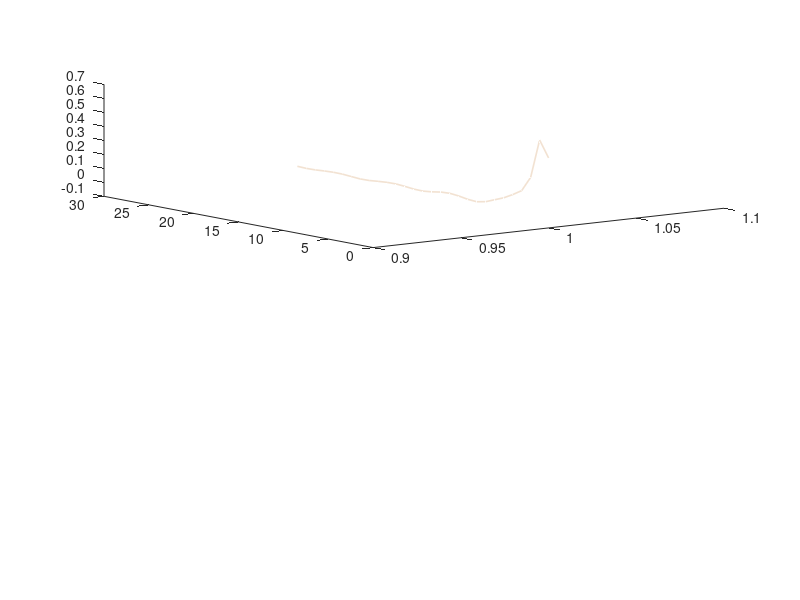

Source code (MATLAB): (Note: this script raises an error after producing the figure.)
clc
clear
close all

figure(1)
color4 = [5,102,141]/255;
color3 = [2,128,144]/255;
color2 = [0,168,150]/255;
color1 = [242,226,210]/255;
% 1
subplot(2,1,1);
a1([1:29],1) = 1;
x11 = (0:28);
z11 = [0.400000000000000	0.516220090727081	0.236698913032246	0.129764977992736	0.0892716877832632	0.0541945171436491	0.0282366935988098	0.00205359585296428	-0.0106765072725845	-0.00576001726276487	0.00584905311229041	0.0128205197496389	0.00966308414403753	-0.00108029506379987	-0.00794535859593267	-0.00603018477794498	0.00107406185375058	0.00663104626154259	0.00561330571366404	0.000761523409168764	-0.00530387129632157	-0.00648597893295117	-0.00139879449927327	0.00382143853113065	0.00471343666858233	0.00167262290446769	-0.00296922759432880	-0.00440376038438132	-0.00166404359913308];
p11 = plot3(a1, x11, z11, 'Color', color1, 'LineWidth', 1.2);
hold on;
af1([1:58],1) = 1;
x11t = flip(0:28);
x11f = [x11,x11t];
z11f = [z11,zeros(1,29)];
fill3(af1, x11f, z11f, color1, 'FaceAlpha', 0.5);
grid on;
x = 1:4;
xticks(x);
xticklabels({' ', ' ', ' ', ' '});
zlim([-0.25,0.6]);
ylabel('$k$', 'Interpreter', 'latex', 'FontSize', 20);
ylim([0,28]);
yticks(0:10:28);
set(gca, 'YDir', 'reverse', 'FontSize', 20);
ax = gca;
ax.Color = [250, 253, 230]/255;
ax.Color = [0.95, 0.95, 0.99];

x21 = (0:28);
a2([1:29],1) = 2;
z21 = [0.450000000000000	-0.0643180911884741	-0.0703026102365598	-0.0158991388498999	-0.00948976530277879	-0.00856169076325528	-0.00521551327548155	-0.00626960288964131	-0.00220299595577061	0.00179157764383596	0.00272284970438388	0.00130829974670815	-0.00112649678918188	-0.00273461513643593	-0.00125154328953678	0.000807285936676199	0.00173009516924253	0.00110755084362463	-0.000544368154636093	-0.00113848355986276	-0.00143606274669590	-1.97638016680333e-05	0.00141857272520633	0.00108954359545620	-1.29158914159304e-05	-0.000792590391623203	-0.00108635504011435	-0.000133185347991116	0.000771585476141160];
p21 = plot3(a2, x21, z21, 'Color', color2, 'LineWidth', 1.2);
af2([1:58],1) = 2;
x21t = flip(0:28);
x21f = [x21,x21t];
z21f = [z21,zeros(1,29)];
fill3(af2, x21f, z21f, color2, 'FaceAlpha', 0.5);

x31 = (0:28);
a3([1:29],1) = 3;
z31 = [0.350000000000000	-0.150267306176405	-0.197268438399583	-0.0754822275864392	-0.0697810181438170	-0.0480780104250019	-0.00822368064691072	0.00353539926753170	0.00863563010404016	0.00212442719375870	-0.00769509906510458	-0.00909980683361823	-0.00297560637205441	0.00328462462950857	0.00753121778658622	0.00376156689628635	-0.00345484462566823	-0.00669174331058424	-0.00418015585309572	0.00304588966620694	0.00452931216879643	0.00322313284976038	-0.000376560595539796	-0.00460869673400390	-0.00392514859287125	0.000893798901555352	0.00371097728846340	0.00385315460436534	0.000254624091819040];
p31 = plot3(a3, x31, z31, 'Color', color3, 'LineWidth', 1.2);
af3([1:58],1) = 3;
x31t = flip(0:28);
x31f = [x31,x31t];
z31f = [z31,zeros(1,29)];
fill3(af3, x31f, z31f, color3, 'FaceAlpha', 0.5);

x41 = (0:28);
a4([1:29],1) = 4;
z41 = [0.550000000000000	-0.181586513343778	-0.195527943352723	-0.0727558955286082	-0.0702894421620602	-0.0483747392875670	-0.00771800709025966	0.00400073981793870	0.00918837040418354	0.00224973039689470	-0.00800331852517898	-0.00945107921329914	-0.00308461389722863	0.00345061545117192	0.00785817406731094	0.00389600827566395	-0.00359731088517078	-0.00694035366461960	-0.00432036041393809	0.00315907537755551	0.00469831892634205	0.00337000377951840	-0.000397126694511127	-0.00479772787891245	-0.00406753214059065	0.000924297360947965	0.00384243747988139	0.00399612302637741	0.000258802845451656];
p41 = plot3(a4, x41, z41, 'Color', color4, 'LineWidth', 1.2);
af4([1:58],1) = 4;
x41t = flip(0:28);
x41f = [x41,x41t];
z41f = [z41,zeros(1,29)];
fill3(af4, x41f, z41f, color4, 'FaceAlpha', 0.5);
legend([p11,p21,p31,p41],'$\Delta\theta$', '$\Delta\omega$', '$\Delta P_m$', '$\Delta P_v$', 'Interpreter', 'latex','FontSize', 15, 'Location', 'Best');
title('Area 1', 'Interpreter', 'latex','FontSize', 20);
hold off;

%————————————————————————————————
% 2
subplot(2,1,2);
a1([1:29],1) = 1;
x12 = (0:28);
z12 = [0.500000000000000	0.526519314584393	0.246092686161006	0.133946775518522	0.0885576884536599	0.0506364437416218	0.0255243444689738	0.00241455898665501	-0.00831295340426217	-0.00370548970586940	0.00595295366748196	0.0111976848253184	0.00796606850909417	-0.00137513946747498	-0.00679762709230896	-0.00458845896186079	0.00153071520577933	0.00581118595595441	0.00437315641403925	0.000208547035959061	-0.00471457441807409	-0.00540325002608595	-0.000816904227148205	0.00344977944029092	0.00377921287106792	0.00103939225725427	-0.00274968724620229	-0.00360086930605635	-0.00102276244612382];
p11 = plot3(a1, x12, z12, 'Color', color1, 'LineWidth', 1.2);
hold on;
af1([1:58],1) = 1;
x12t = flip(0:28);
x12f = [x12,x12t];
z12f = [z12,zeros(1,29)];
fill3(af1, x12f, z12f, color1, 'FaceAlpha', 0.5);
grid on;
x = 1:4;
xticks(x);
xticklabels({' ', ' ', ' ', ' '});
zlim([-0.25,0.6]);
ylabel('$k$', 'Interpreter', 'latex', 'FontSize', 20);
ylim([0,28]);
yticks(0:10:28);
set(gca, 'YDir', 'reverse', 'FontSize', 20);
% set(gcf, 'Color', 'g');
ax = gca;
ax.Color = [0.95, 0.95, 0.99];

x21 = (0:28);
a2([1:29],1) = 2;
z21 = [0.300000000000000	-0.0884194722222251	-0.0700629481119138	-0.0148746519665415	-0.00978575312795138	-0.00881729485662655	-0.00505786235523687	-0.00600952494160170	-0.00189692797644265	0.00187810337632023	0.00256595936649460	0.00110268024086691	-0.00120565214467351	-0.00264815378642802	-0.00107257510343025	0.000895596386133640	0.00166486631521045	0.000968712513013569	-0.000632851115317056	-0.00109254520745701	-0.00133548310132972	6.86349367824096e-05	0.00141299954633692	0.000990314062352944	-9.85316844031837e-05	-0.000788049350847303	-0.00101405883325376	-5.00994677862691e-05	0.000783372201254646];
p21 = plot3(a2, x21, z21, 'Color', color2, 'LineWidth', 1.2);
af2([1:58],1) = 2;
x21t = flip(0:28);
x21f = [x21,x21t];
z21f = [z21,zeros(1,29)];
fill3(af2, x21f, z21f, color2, 'FaceAlpha', 0.5);

x31 = (0:28);
a3([1:29],1) = 3;
z31 = [0.350000000000000	-0.113449460874352	-0.230173620905144	-0.0841107474257305	-0.0753128288522072	-0.0526075622739009	-0.0102250023119380	0.000454007304636087	0.00737319644477670	0.00276668442363451	-0.00649283407979656	-0.00836308573092873	-0.00331515087794017	0.00201223065553470	0.00690760043145873	0.00406732920153341	-0.00269974274980437	-0.00614847915219080	-0.00435699704919562	0.00262982333239321	0.00381517368010607	0.00312993343104534	0.000242544210699530	-0.00410393554151384	-0.00389458455412768	0.000606763261295647	0.00320870701026490	0.00376734106669008	0.000572922642441518];
p31 = plot3(a3, x31, z31, 'Color', color3, 'LineWidth', 1.2);
af3([1:58],1) = 3;
x31t = flip(0:28);
x31f = [x31,x31t];
z31f = [z31,zeros(1,29)];
fill3(af3, x31f, z31f, color3, 'FaceAlpha', 0.5);

x41 = (0:28);
a4([1:29],1) = 4;
z41 = [0.500000000000000	-0.102590951995560	-0.232807357610724	-0.0854488535979853	-0.0744894753363553	-0.0522847672430376	-0.0107494871336571	-0.000115951221004244	0.00689416778362350	0.00278466487583346	-0.00609633649321006	-0.00802085660730539	-0.00329352658743496	0.00175812401957552	0.00658788654713568	0.00399942329173947	-0.00249355248240088	-0.00588793011395608	-0.00426529600130334	0.00246781562375957	0.00361450645792602	0.00301938566960673	0.000323984902900009	-0.00389662192371548	-0.00377717578273200	0.000535016044947272	0.00304674004703884	0.00364188810047213	0.000607949437498114];
p41 = plot3(a4, x41, z41, 'Color', color4, 'LineWidth', 1.2);
af4([1:58],1) = 4;
x41t = flip(0:28);
x41f = [x41,x41t];
z41f = [z41,zeros(1,29)];
fill3(af4, x41f, z41f, color4, 'FaceAlpha', 0.5);
legend([p11,p21,p31,p41],'$\Delta\theta$', '$\Delta\omega$', '$\Delta P_m$', '$\Delta P_v$', 'Interpreter', 'latex','FontSize', 15, 'Location', 'Best');
title('Area 2', 'Interpreter', 'latex','FontSize', 20);
hold off;